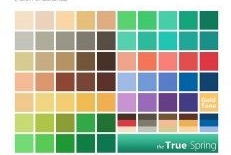
#> input picture code/ColorCode12/pd4cpInlab/tsp1.jpg, 231 x 155 px, found by its file name
$ python ColorPaletteToHSV.py
#> lines starting #> are read from the running program, lines starting #| are printed output that depends on the picture
# -*- coding: utf-8 -*-
"""
Created on Tue Mar 17 19:48:20 2020

@author: lsamsi
"""
# Requirements: RGB colors of hues (see ColorPaletteToRGB.py)

# Visualizing Color Palette's Hue Values in HSV Color Space

# RGB and HSV Viewer: https://www.rapidtables.com/web/color/RGB_Color.html
# TODO: click on color and have RGB (or other) values in clipboard
# TODO: compart TW palette with other TW palettes and all other season's palettes

# import modules
import os
import matplotlib.pyplot as plt #2.1.2
import numpy as np
import cv2


# set directory
os.getcwd()
os.chdir(r'D:\thesis\palettes\tsp')

# all the color space conversions OpenCV provides
flags = [i for i in dir(cv2) if i.startswith('COLOR_')]
# [ 'COLOR_BGR2BGR555','COLOR_BGR2BGR565']

CP_INDEX  = 'tsp1'
cp = cv2.imread(f'{CP_INDEX}.jpg')
#> cp is the input picture: shape (155, 231, 3); mean B, G, R 162.5, 182.5, 170.3
print(cp.shape)
#| (155, 231, 3)
#(1344, 1856, 3)
# plt.imshow(nemo)
# plt.show()

# convert BGR to RGB
# it looks like the blue and red channels have been mixed up.
# In fact, OpenCV by default reads images in BGR format.
cp = cv2.cvtColor(cp, cv2.COLOR_BGR2RGB)
plt.imshow(cp)
plt.show()


#%%

#convert RGB to HSV (not in ColorPaletteToRGB.py section)
def floatify(img_uint8):
    # convert numpy.uint8 to numpy.float32 after imread for color models (HSV) in range 0-1 requiring floats
    float32 = img_uint8.astype(np.float32) / 255
    return float32

# convert RGB to HSV
cp = floatify(cp)
hsv_cp = cv2.cvtColor(cp, cv2.COLOR_RGB2HSV) #last rendering of nemo is in RGB
#> hsv_cp: shape (155, 231, 3) float32; mean H, S, V 109.7, 0.4, 0.8


#%%

# crop image (copy from ColorPaletteToRGB.py)
if CP_INDEX == 'tw1':
    crop_img = hsv_cp[110:,]
elif CP_INDEX == 'tw2':
    crop_img = hsv_cp[290:690,]
elif CP_INDEX == 'tw3' :
    crop_img = hsv_cp[140:340,]
elif CP_INDEX == 'ta1':
    crop_img = hsv_cp[260:640,]
elif CP_INDEX == 'da1' or CP_INDEX == 'ts1' or CP_INDEX == 'bs1' or CP_INDEX == 'ls1' or CP_INDEX == 'ss1':
    crop_img = hsv_cp[210:540,]
elif CP_INDEX == 'dw1' or CP_INDEX == 'cw1' or CP_INDEX == 'lsp1':
    crop_img = hsv_cp[250:630,]
elif CP_INDEX == 'sa1' or CP_INDEX == 'tsp1':
    crop_img = hsv_cp[75:230,]
#> crop_img: shape (80, 231, 3) float32; mean H, S, V 123.2, 0.4, 0.8
plt.imshow(crop_img)
plt.show()
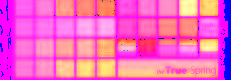
#> shown: shape (80, 231, 3) float32; mean R, G, B 0.966, 0.405, 0.771
img = crop_img
# #pop-up window
# cv2.imshow("cropped", crop_img)
# cv2.waitKey(0)


#%%
# build grid (copy from ColorPaletteToRGB.py)
rows = 7
columns = 10

# hint: if the image is cropped to a size of another season, set grid size to the same season in the conditional
if CP_INDEX == 'tw1':
    bordery = 15 # border around the color dataset matrix
    borderx = 35
    patchy = 150 # color patch size of each color in the color dataset
    patchx = 160
    delta = 20 # spacing in-between
elif CP_INDEX == 'tw2':
    bordery = 10 # border around the color dataset matrix
    borderx = 39
    patchy = 49 # color patch size of each color in the color dataset
    patchx = 50
    delta = 5 # spacing in-between
elif CP_INDEX == 'tw3':
    bordery = 9 # border around the color dataset matrix
    borderx = 20
    patchy = 24 # color patch size of each color in the color dataset
    patchx = 24
    delta = 2 # spacing in-between
elif CP_INDEX == 'ta1':
    bordery = 15 # border around the color dataset matrix
    borderx = 36
    patchy = 46 # color patch size of each color in the color dataset
    patchx = 46
    delta = 5 # spacing in-between
elif CP_INDEX == 'da1' or CP_INDEX == 'ts1' or CP_INDEX == 'bs1' or CP_INDEX == 'ls1' or CP_INDEX == 'ss1':
    bordery = 22 # border around the color dataset matrix
    borderx = 31
    patchy = 38 # color patch size of each color in the color dataset
    patchx = 38
    delta = 4 # spacing in-between
elif CP_INDEX == 'dw1' or CP_INDEX == 'cw1'or CP_INDEX == 'lsp1' :
    bordery = 27 # border around the color dataset matrix
    borderx = 37
    patchy = 44 # color patch size of each color in the color dataset
    patchx = 44
    delta = 7 # spacing in-between
elif CP_INDEX == 'sa1' or CP_INDEX == 'tsp1':
    bordery = 17 # border around the color dataset matrix
    borderx = 17
    patchy = 18 # color patch size of each color in the color dataset
    patchx = 16
    delta = 1 # spacing in-between

#%%
# test values to determine grid params
# img = crop_img[:266,:177]
# plt.imshow(img)
# plt.show()

#%%
ini = bordery+patchy/2
nex = patchy/2+delta+patchy/2

# recursive function to determine center coordinate points for each color patch
def T(n):
    if n == 1:
        return int(ini)
    else:
        return int(T(n-1)+nex)

yy = [T(i) for i in range(1,rows+1)]
# [90.0, 260.0, 430.0, 600.0, 770.0, 940.0, 1110.0]

ini = borderx+patchx/2
nex = patchx/2+delta+patchx/2

xx = [T(i) for i in range(1,columns+1)]
# [115.0, 295.0, 475.0, 655.0, 835.0, 1015.0, 1195.0, 1375.0, 1555.0, 1735.0]


#%%
# modify pixel value at grid nodes (=center of color patch to black dots)
# for i in yy:
#     for j in xx:
#         img[i,j,:] = [0,0,0]

# plt.imshow(img)
# plt.show()


#%%
# access and save pixel value at grid nodes (=center of color patch)
import pandas as pd

rows = []
cols = []
hsvs = []

for row, i in enumerate(yy):
    for column, j in enumerate(xx):
#> (the run stopped early here; a loop or call above may not have finished)

$ run again, with code/ColorCode12/pd4cpInlab/bs1.jpg copied over code/ColorCode12/pd4cpInlab/tsp1.jpg
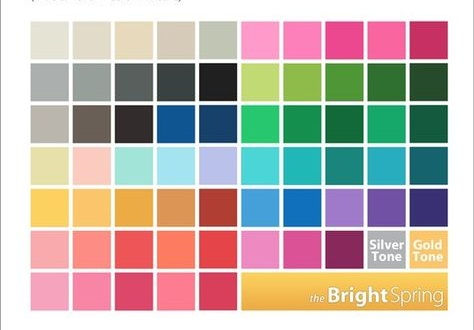
#> input picture code/ColorCode12/pd4cpInlab/bs1.jpg, 474 x 330 px, found by its file name
#> cp is the input picture: shape (330, 474, 3); mean B, G, R 173.1, 180.5, 190.8
#| (330, 474, 3)
#> hsv_cp: shape (330, 474, 3) float32; mean H, S, V 136.4, 0.3, 0.8
#> crop_img: shape (155, 474, 3) float32; mean H, S, V 126, 0.4, 0.7
#> `plt.show()`:
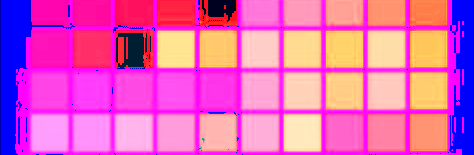
#> shown: shape (155, 474, 3) float32; mean R, G, B 0.892, 0.384, 0.743
#> after the loop `for row, i in enumerate(yy):`: cols = 70 values, max 9 at index 9, min 0 at index 0, mean 4.5; hsvs = 70 items, first 6: (0, 0, 0.996), (0, 0, 0.875), (0, 0, 0.875), (150, 0.00935, 0.839), (165, 0.0182, 0.863), (165, 0.0184, 0.851); rows = 70 values from 0 to 6
#> `cv2.imwrite(f'{CP_INDEX}.png', cv2.cvtColor(img, cv2.COLOR_RGB2BGR))`:
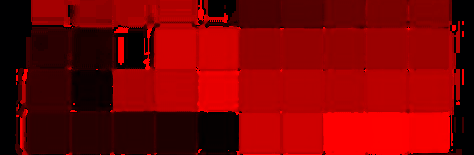
#> saved as tsp1.png: shape (155, 474, 3); mean B, G, R 0.8, 0.4, 124.5

$ run again, with code/ColorCode12/pd4cpInlab/cw1.jpg copied over code/ColorCode12/pd4cpInlab/tsp1.jpg
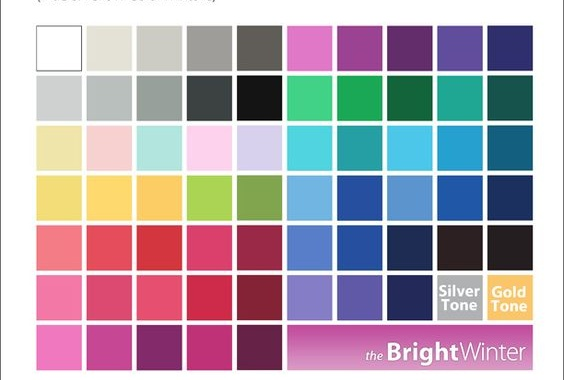
#> input picture code/ColorCode12/pd4cpInlab/cw1.jpg, 564 x 380 px, found by its file name
#> cp is the input picture: shape (380, 564, 3); mean B, G, R 177, 165.8, 177.6
#| (380, 564, 3)
#> hsv_cp: shape (380, 564, 3) float32; mean H, S, V 179.4, 0.3, 0.8
#> crop_img: shape (155, 564, 3) float32; mean H, S, V 144.4, 0.4, 0.8
#> `plt.show()`:
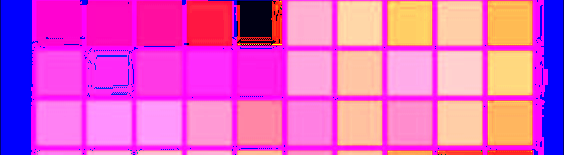
#> shown: shape (155, 564, 3) float32; mean R, G, B 0.883, 0.362, 0.786
#> after the loop `for row, i in enumerate(yy):`: cols = 70 values, max 9 at index 9, min 0 at index 0, mean 4.5; hsvs = 70 items, first 6: (0, 0, 1), (150, 0.00957, 0.82), (150, 0.00957, 0.82), (150, 0.00957, 0.82), (160, 0.0312, 0.753), (160, 0.0314, 0.749); rows = 70 values from 0 to 6
#> `cv2.imwrite(f'{CP_INDEX}.png', cv2.cvtColor(img, cv2.COLOR_RGB2BGR))`:
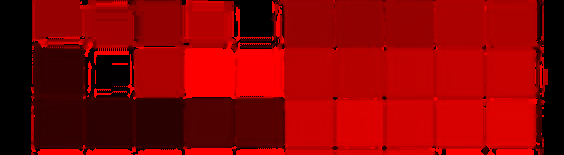
#> saved as tsp1.png: shape (155, 564, 3); mean B, G, R 0.9, 0.4, 139.8

$ run again, with code/ColorCode12/pd4cpInlab/da1.jpg copied over code/ColorCode12/pd4cpInlab/tsp1.jpg
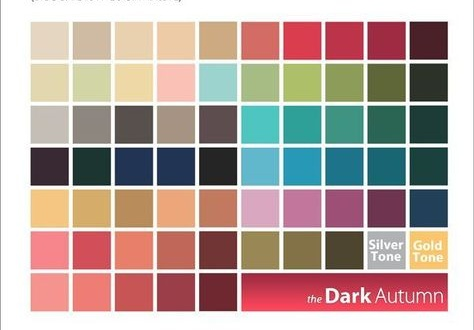
#> input picture code/ColorCode12/pd4cpInlab/da1.jpg, 474 x 330 px, found by its file name
#> cp is the input picture: shape (330, 474, 3); mean B, G, R 159.7, 165.8, 184.6
#| (330, 474, 3)
#> hsv_cp: shape (330, 474, 3) float32; mean H, S, V 132.5, 0.3, 0.8
#> crop_img: shape (155, 474, 3) float32; mean H, S, V 134.4, 0.3, 0.7
#> `plt.show()`:
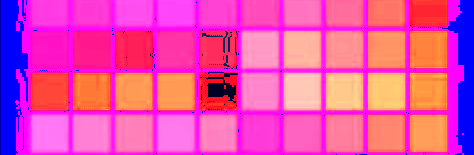
#> shown: shape (155, 474, 3) float32; mean R, G, B 0.911, 0.307, 0.685
#> after the loop `for row, i in enumerate(yy):`: cols = 70 values, max 9 at index 9, min 0 at index 0, mean 4.5; hsvs = 70 items, first 6: (60, 0.00794, 0.988), (47.14, 0.122, 0.898), (48, 0.131, 0.898), (60, 0.108, 0.875), (65.45, 0.0991, 0.871), (52.94, 0.0749, 0.89); rows = 70 values from 0 to 6
#> `cv2.imwrite(f'{CP_INDEX}.png', cv2.cvtColor(img, cv2.COLOR_RGB2BGR))`:
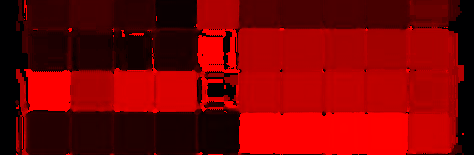
#> saved as tsp1.png: shape (155, 474, 3); mean B, G, R 0.7, 0.3, 123.9
